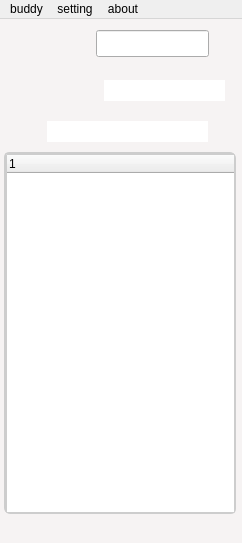
<ui version="4.0" >
 <class>FetionWindow</class>
 <widget class="QMainWindow" name="FetionWindow" >
  <property name="geometry" >
   <rect>
    <x>0</x>
    <y>0</y>
    <width>242</width>
    <height>543</height>
   </rect>
  </property>
  <property name="minimumSize" >
   <size>
    <width>242</width>
    <height>543</height>
   </size>
  </property>
  <property name="maximumSize" >
   <size>
    <width>242</width>
    <height>543</height>
   </size>
  </property>
  <property name="windowTitle" >
   <string>Linux_Fetion</string>
  </property>
  <property name="styleSheet" >
   <string>QMainWindow {
 
background-color:rgb(246,243,243);

}
</string>
  </property>
  <widget class="QWidget" name="centralwidget" >
   <widget class="QTreeWidget" name="view" >
    <property name="geometry" >
     <rect>
      <x>4</x>
      <y>133</y>
      <width>231</width>
      <height>361</height>
     </rect>
    </property>
    <property name="contextMenuPolicy" >
     <enum>Qt::DefaultContextMenu</enum>
    </property>
    <property name="styleSheet" >
     <string>QTreeView {
      border-width: 2px;
      border-style: solid;
      border-radius: 5px;
      border-color:rgb(205,205,205);
} 
  </string>
    </property>
    <column>
     <property name="text" >
      <string/>
     </property>
    </column>
   </widget>
   <widget class="QLabelMouse" name="UI_Portrait" >
    <property name="geometry" >
     <rect>
      <x>1</x>
      <y>5</y>
      <width>90</width>
      <height>90</height>
     </rect>
    </property>
    <property name="cursor" >
     <cursorShape>PointingHandCursor</cursorShape>
    </property>
    <property name="toolTip" >
     <string>changed personal state</string>
    </property>
    <property name="text" >
     <string/>
    </property>
    <property name="pixmap" >
     <pixmap/>
    </property>
   </widget>
   <widget class="QLabelMouse" name="UI_ImpresaBK" >
    <property name="geometry" >
     <rect>
      <x>91</x>
      <y>30</y>
      <width>151</width>
      <height>71</height>
     </rect>
    </property>
    <property name="text" >
     <string/>
    </property>
    <property name="pixmap" >
     <pixmap/>
    </property>
   </widget>
   <widget class="QLineEditFocus" name="UI_Impresa" >
    <property name="geometry" >
     <rect>
      <x>104</x>
      <y>61</y>
      <width>121</width>
      <height>21</height>
     </rect>
    </property>
    <property name="font" >
     <font/>
    </property>
    <property name="styleSheet" >
     <string>QLineEdit {
      border-width: 0px;
      border-style: solid;
      border-radius: 0px;
  } </string>
    </property>
    <property name="maxLength" >
     <number>256</number>
    </property>
   </widget>
   <widget class="QLabelMouse" name="UI_NiceName" >
    <property name="geometry" >
     <rect>
      <x>96</x>
      <y>16</y>
      <width>131</width>
      <height>21</height>
     </rect>
    </property>
    <property name="font" >
     <font/>
    </property>
    <property name="cursor" >
     <cursorShape>PointingHandCursor</cursorShape>
    </property>
    <property name="text" >
     <string>libfetion(在线)</string>
    </property>
   </widget>
   <widget class="QLabelMouse" name="UI_AddFriend" >
    <property name="geometry" >
     <rect>
      <x>2</x>
      <y>95</y>
      <width>36</width>
      <height>36</height>
     </rect>
    </property>
    <property name="cursor" >
     <cursorShape>PointingHandCursor</cursorShape>
    </property>
    <property name="toolTip" >
     <string>add friends</string>
    </property>
    <property name="text" >
     <string/>
    </property>
    <property name="pixmap" >
     <pixmap/>
    </property>
    <property name="openExternalLinks" >
     <bool>true</bool>
    </property>
   </widget>
   <widget class="QLabelMouse" name="UI_SearchBK" >
    <property name="geometry" >
     <rect>
      <x>36</x>
      <y>87</y>
      <width>204</width>
      <height>51</height>
     </rect>
    </property>
    <property name="text" >
     <string/>
    </property>
    <property name="pixmap" >
     <pixmap/>
    </property>
   </widget>
   <widget class="QLineEditFocus" name="UI_Search" >
    <property name="geometry" >
     <rect>
      <x>47</x>
      <y>102</y>
      <width>161</width>
      <height>21</height>
     </rect>
    </property>
    <property name="font" >
     <font/>
    </property>
    <property name="toolTip" >
     <string>search your friends</string>
    </property>
    <property name="styleSheet" >
     <string>QLineEdit {
      border-width: 0px;
      border-style: solid;
      border-radius: 0px;
  } </string>
    </property>
    <property name="maxLength" >
     <number>20</number>
    </property>
   </widget>
   <widget class="QTreeWidget" name="search" >
    <property name="enabled" >
     <bool>true</bool>
    </property>
    <property name="geometry" >
     <rect>
      <x>5</x>
      <y>134</y>
      <width>231</width>
      <height>361</height>
     </rect>
    </property>
    <property name="contextMenuPolicy" >
     <enum>Qt::DefaultContextMenu</enum>
    </property>
    <property name="styleSheet" >
     <string>QTreeView {
      border-width: 2px;
      border-style: solid;
      border-radius: 5px;
      border-color:rgb(205,205,205);
} 
  </string>
    </property>
    <column>
     <property name="text" >
      <string/>
     </property>
    </column>
   </widget>
   <widget class="QLabel" name="LibFetion_image" >
    <property name="geometry" >
     <rect>
      <x>4</x>
      <y>501</y>
      <width>111</width>
      <height>16</height>
     </rect>
    </property>
    <property name="text" >
     <string/>
    </property>
   </widget>
   <widget class="QLineEditFocus" name="UI_Edit_NiceName" >
    <property name="geometry" >
     <rect>
      <x>96</x>
      <y>11</y>
      <width>113</width>
      <height>27</height>
     </rect>
    </property>
    <property name="toolTip" >
     <string/>
    </property>
    <property name="styleSheet" >
     <string/>
    </property>
   </widget>
   <widget class="QLabel" name="version" >
    <property name="geometry" >
     <rect>
      <x>193</x>
      <y>503</y>
      <width>41</width>
      <height>20</height>
     </rect>
    </property>
    <property name="layoutDirection" >
     <enum>Qt::RightToLeft</enum>
    </property>
    <property name="text" >
     <string/>
    </property>
   </widget>
   <widget class="QLabelMouse" name="UI_BT_SETTING" >
    <property name="geometry" >
     <rect>
      <x>170</x>
      <y>492</y>
      <width>21</width>
      <height>31</height>
     </rect>
    </property>
    <property name="cursor" >
     <cursorShape>PointingHandCursor</cursorShape>
    </property>
    <property name="toolTip" >
     <string>add friends</string>
    </property>
    <property name="text" >
     <string/>
    </property>
    <property name="pixmap" >
     <pixmap/>
    </property>
    <property name="openExternalLinks" >
     <bool>true</bool>
    </property>
   </widget>
   <widget class="QLabelMouse" name="UI_BT_SENDSELF" >
    <property name="geometry" >
     <rect>
      <x>140</x>
      <y>491</y>
      <width>21</width>
      <height>31</height>
     </rect>
    </property>
    <property name="cursor" >
     <cursorShape>PointingHandCursor</cursorShape>
    </property>
    <property name="toolTip" >
     <string>add friends</string>
    </property>
    <property name="text" >
     <string/>
    </property>
    <property name="pixmap" >
     <pixmap/>
    </property>
    <property name="openExternalLinks" >
     <bool>true</bool>
    </property>
   </widget>
  </widget>
  <widget class="QMenuBar" name="menubar" >
   <property name="geometry" >
    <rect>
     <x>0</x>
     <y>0</y>
     <width>242</width>
     <height>25</height>
    </rect>
   </property>
   <widget class="QMenu" name="buddyMenu" >
    <property name="styleSheet" >
     <string/>
    </property>
    <property name="title" >
     <string>buddy</string>
    </property>
   </widget>
   <widget class="QMenu" name="menuAbout" >
    <property name="styleSheet" >
     <string/>
    </property>
    <property name="title" >
     <string>about</string>
    </property>
   </widget>
   <widget class="QMenu" name="menuSetting" >
    <property name="styleSheet" >
     <string/>
    </property>
    <property name="title" >
     <string>setting</string>
    </property>
   </widget>
   <addaction name="buddyMenu" />
   <addaction name="menuSetting" />
   <addaction name="menuAbout" />
  </widget>
  <action name="exitAction" >
   <property name="text" >
    <string>E&amp;xit</string>
   </property>
   <property name="shortcut" >
    <string>Ctrl+Q</string>
   </property>
  </action>
  <action name="actionAbout" >
   <property name="text" >
    <string>About libfetion</string>
   </property>
  </action>
  <action name="actionPrefercres" >
   <property name="text" >
    <string>Prefercres</string>
   </property>
  </action>
  <action name="actionOnline" >
   <property name="icon" >
    <iconset/>
   </property>
   <property name="text" >
    <string>online</string>
   </property>
  </action>
  <action name="actionOffline" >
   <property name="icon" >
    <iconset/>
   </property>
   <property name="text" >
    <string>offline</string>
   </property>
  </action>
  <action name="actionBusy" >
   <property name="icon" >
    <iconset/>
   </property>
   <property name="text" >
    <string>busy</string>
   </property>
  </action>
  <action name="actionAway" >
   <property name="icon" >
    <iconset/>
   </property>
   <property name="text" >
    <string>away</string>
   </property>
  </action>
  <action name="actionSend_to_self" >
   <property name="text" >
    <string>send to self</string>
   </property>
  </action>
  <action name="actionAbout_fetion" >
   <property name="text" >
    <string>about fetion</string>
   </property>
  </action>
  <action name="actionCheck_updata" >
   <property name="text" >
    <string>check updata</string>
   </property>
  </action>
 </widget>
 <customwidgets>
  <customwidget>
   <class>QLineEditFocus</class>
   <extends>QLineEdit</extends>
   <header>fxLineEditFocus.h</header>
  </customwidget>
  <customwidget>
   <class>QLabelMouse</class>
   <extends>QLabel</extends>
   <header>fxLableMouse.h</header>
  </customwidget>
 </customwidgets>
 <resources>
  <include location="../fetion.qrc" />
 </resources>
 <connections/>
</ui>
